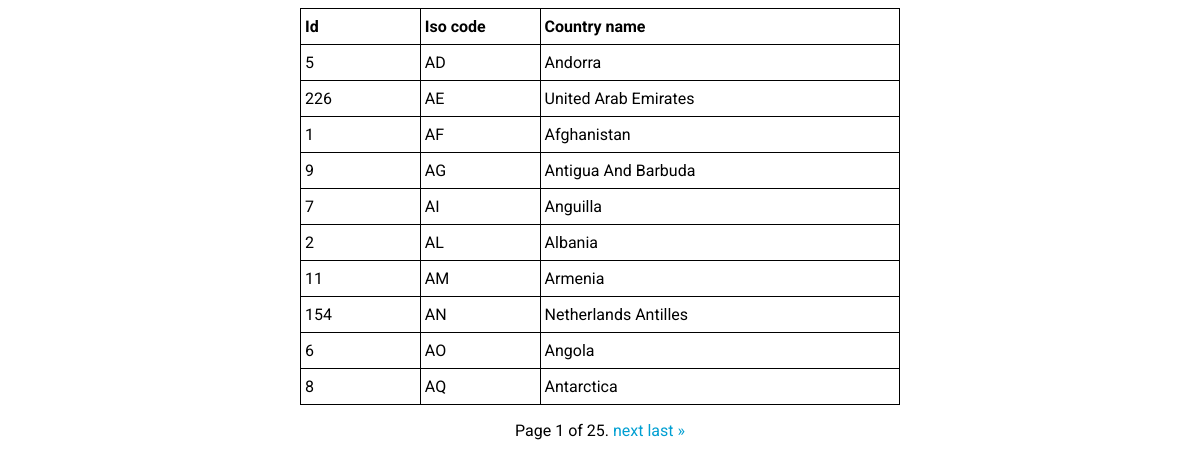
The page / on the database its author committed.
### countries/models.py (models this page shows, shortened)
class Country(models.Model):
    iso_code = models.CharField(max_length=2,unique=True)
    name = models.CharField(max_length=255,unique=True)
    class Meta:
        ordering = ('iso_code',)

### countries/views.py (the view)
class CountriesFeedView(ListView):
    template_name = 'countries/feed.html'
    model = Country
    paginate_by = 10
    context_object_name = 'countries'

### templates/countries/feed.html (shortened to what this page needs)
<!DOCTYPE html>
<html lang="en">
<head>
</head>
<body>
    <div class="main">
        <div class="table-grid">
            <span>
                <strong>Id</strong>
            </span>
            <span>
                <strong>Iso code</strong>
            </span>
            <span>
                <strong>Country name</strong>
            </span>
        {% for country in countries %}
            <span>
                {{country.id}}
            </span>
            <span>
                {{country.iso_code}}
            </span>
            <span>
                {{country.name}}
            </span>
        {% endfor %}
        </div>
        <div class="pagination">
            <span class="step-links">
                <span class="current">
                    Page {{ page_obj.number }} of {{ page_obj.paginator.num_pages }}.
                </span>
                {% if page_obj.has_next %}
                    <a href="?page={{ page_obj.next_page_number }}">next</a>
                    <a href="?page={{ page_obj.paginator.num_pages }}">last &raquo;</a>
                {% endif %}
            </span>
        </div>
    </div>
</body>
</html>

### templates/countries/feed.html (style rules this page uses)
* { font-family: "Roboto", Arial; }
.main { max-width: 600px; margin: 0 auto; text-align: center; }
.table-grid { display: grid; grid-template-columns: 1fr 1fr 3fr; border-top: 1px solid black; border-right: 1px solid black; margin-bottom: 1rem; text-align: left; }
.table-grid > span { padding: 8px 4px; border-left: 1px solid black; border-bottom: 1px solid black; }
a { text-decoration: none; color: #009FD2; }

### rows shown on the page
Country: id "5", iso_code "AD", name "Andorra"
Country: id "226", iso_code "AE", name "United Arab Emirates"
Country: id "1", iso_code "AF", name "Afghanistan"
Country: id "9", iso_code "AG", name "Antigua And Barbuda"
Country: id "7", iso_code "AI", name "Anguilla"
Country: id "2", iso_code "AL", name "Albania"
Country: id "11", iso_code "AM", name "Armenia"
Country: id "154", iso_code "AN", name "Netherlands Antilles"
Country: id "6", iso_code "AO", name "Angola"
Country: id "8", iso_code "AQ", name "Antarctica"

### other values the page prints
{{ page_obj.number }} "1"
{{ page_obj.paginator.num_pages }} "25"
